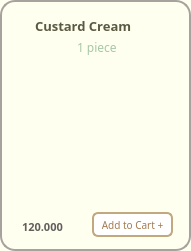
       <widget class="QFrame" name="frame_croiscustard">
        <property name="geometry">
         <rect>
          <x>240</x>
          <y>590</y>
          <width>191</width>
          <height>251</height>
         </rect>
        </property>
        <property name="styleSheet">
         <string notr="true">background-color:#FFFFF0;
border-radius: 15px; 
border: 2px solid #A8A29E ;</string>
        </property>
        <property name="frameShape">
         <enum>QFrame::StyledPanel</enum>
        </property>
        <property name="frameShadow">
         <enum>QFrame::Raised</enum>
        </property>
        <widget class="QLabel" name="label_crois_custard">
         <property name="geometry">
          <rect>
           <x>-12</x>
           <y>12</y>
           <width>211</width>
           <height>221</height>
          </rect>
         </property>
         <property name="sizePolicy">
          <sizepolicy hsizetype="Fixed" vsizetype="Fixed">
           <horstretch>25</horstretch>
           <verstretch>25</verstretch>
          </sizepolicy>
         </property>
         <property name="minimumSize">
          <size>
           <width>25</width>
           <height>25</height>
          </size>
         </property>
         <property name="maximumSize">
          <size>
           <width>16777215</width>
           <height>16777215</height>
          </size>
         </property>
         <property name="sizeIncrement">
          <size>
           <width>3</width>
           <height>0</height>
          </size>
         </property>
         <property name="styleSheet">
          <string notr="true">border:0px;
border-radius:0px;
background-color: transparent</string>
         </property>
         <property name="frameShape">
          <enum>QFrame::WinPanel</enum>
         </property>
         <property name="text">
          <string/>
         </property>
         <property name="pixmap">
          <pixmap>../images/image-removebg-preview (33).png</pixmap>
         </property>
         <property name="scaledContents">
          <bool>true</bool>
         </property>
        </widget>
        <widget class="QLabel" name="label_custard">
         <property name="geometry">
          <rect>
           <x>35</x>
           <y>16</y>
           <width>131</width>
           <height>20</height>
          </rect>
         </property>
         <property name="sizePolicy">
          <sizepolicy hsizetype="Fixed" vsizetype="Fixed">
           <horstretch>0</horstretch>
           <verstretch>0</verstretch>
          </sizepolicy>
         </property>
         <property name="font">
          <font>
           <family>Mongolian Baiti</family>
           <pointsize>10</pointsize>
           <weight>75</weight>
           <bold>true</bold>
          </font>
         </property>
         <property name="styleSheet">
          <string notr="true">border-radius: 0px;
border:0px solid;
color:#5A5A42</string>
         </property>
         <property name="text">
          <string>Custard Cream</string>
         </property>
        </widget>
        <widget class="QLabel" name="label_custard_size">
         <property name="geometry">
          <rect>
           <x>77</x>
           <y>39</y>
           <width>51</width>
           <height>16</height>
          </rect>
         </property>
         <property name="font">
          <font>
           <family>Mongolian Baiti</family>
           <pointsize>9</pointsize>
          </font>
         </property>
         <property name="styleSheet">
          <string notr="true">color: #A7C7A7;
border:0px</string>
         </property>
         <property name="text">
          <string>1 piece</string>
         </property>
        </widget>
        <widget class="QLabel" name="label_custard_price">
         <property name="geometry">
          <rect>
           <x>22</x>
           <y>219</y>
           <width>81</width>
           <height>16</height>
          </rect>
         </property>
         <property name="font">
          <font>
           <family>Mongolian Baiti</family>
           <pointsize>8</pointsize>
           <weight>75</weight>
           <bold>true</bold>
          </font>
         </property>
         <property name="styleSheet">
          <string notr="true">border:0px;
color: rgb(98, 94, 92);
</string>
         </property>
         <property name="text">
          <string>120.000</string>
         </property>
        </widget>
        <widget class="QPushButton" name="pushButton_add_custard">
         <property name="geometry">
          <rect>
           <x>92</x>
           <y>212</y>
           <width>81</width>
           <height>25</height>
          </rect>
         </property>
         <property name="maximumSize">
          <size>
           <width>16777207</width>
           <height>16777215</height>
          </size>
         </property>
         <property name="font">
          <font>
           <family>Mongolian Baiti</family>
           <pointsize>-1</pointsize>
          </font>
         </property>
         <property name="styleSheet">
          <string notr="true">QPushButton {
    background-color: white;
    color: #A37B50;
    border: 2px solid #C2A87E;
    border-radius: 6px;
    padding: 4px 5px;
    font-size: 10px;
}

QPushButton:hover {
    background-color: #F7F3EF;
}

QPushButton:pressed {
    background-color: #E6D5C3;
}
</string>
         </property>
         <property name="text">
          <string>Add to Cart +</string>
         </property>
        </widget>
       </widget>
